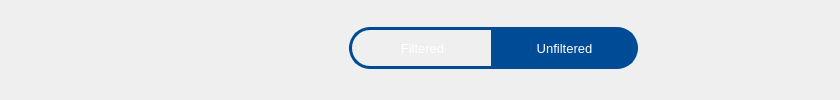
                    <widget class="QWidget" name="unfiltered_graph_result_page">
                     <layout class="QGridLayout" name="gridLayout_48">
                      <item row="0" column="0">
                       <layout class="QGridLayout" name="gridLayout_43">
                        <property name="horizontalSpacing">
                         <number>6</number>
                        </property>
                        <property name="verticalSpacing">
                         <number>0</number>
                        </property>
                        <item row="0" column="2">
                         <widget class="QWidget" name="mode_shifter_widget_in_unfiltered" native="true">
                          <property name="minimumSize">
                           <size>
                            <width>0</width>
                            <height>0</height>
                           </size>
                          </property>
                          <property name="maximumSize">
                           <size>
                            <width>16777215</width>
                            <height>16777215</height>
                           </size>
                          </property>
                          <property name="cursor">
                           <cursorShape>PointingHandCursor</cursorShape>
                          </property>
                          <layout class="QGridLayout" name="gridLayout_51">
                           <item row="0" column="0">
                            <layout class="QHBoxLayout" name="horizontalLayout_28">
                             <item>
                              <spacer name="horizontalSpacer_107">
                               <property name="orientation">
                                <enum>Qt::Horizontal</enum>
                               </property>
                               <property name="sizeType">
                                <enum>QSizePolicy::Expanding</enum>
                               </property>
                               <property name="sizeHint" stdset="0">
                                <size>
                                 <width>40</width>
                                 <height>20</height>
                                </size>
                               </property>
                              </spacer>
                             </item>
                             <item>
                              <widget class="QPushButton" name="night_pushButton_in_unfiltered">
                               <property name="maximumSize">
                                <size>
                                 <width>40</width>
                                 <height>33</height>
                                </size>
                               </property>
                               <property name="cursor">
                                <cursorShape>PointingHandCursor</cursorShape>
                               </property>
                               <property name="styleSheet">
                                <string notr="true">QPushButton{
background-color:transparent;
border-radius:14px;}
QPushButton:hover{
	background-color: rgb(211, 211, 211);
}
</string>
                               </property>
                               <property name="text">
                                <string />
                               </property>
                               <property name="icon">
                                <iconset resource="../Qss/icons/_icons.qrc">
                                 <normaloff>:/custom/icons/custom/moon1.png</normaloff>:/custom/icons/custom/moon1.png</iconset>
                               </property>
                               <property name="iconSize">
                                <size>
                                 <width>29</width>
                                 <height>29</height>
                                </size>
                               </property>
                              </widget>
                             </item>
                             <item>
                              <widget class="QPushButton" name="Theme_toggle_pushButton_in_unfiltered">
                               <property name="maximumSize">
                                <size>
                                 <width>70</width>
                                 <height>40</height>
                                </size>
                               </property>
                               <property name="cursor">
                                <cursorShape>PointingHandCursor</cursorShape>
                               </property>
                               <property name="styleSheet">
                                <string notr="true">QPushButton{
background-color:transparent;
border-radius:15px;}
QPushButton:hover{
	background-color: rgb(211, 211, 211);
}
</string>
                               </property>
                               <property name="text">
                                <string />
                               </property>
                               <property name="icon">
                                <iconset resource="../Qss/icons/_icons.qrc">
                                 <normaloff>:/custom/icons/custom/toggle_off.png</normaloff>:/custom/icons/custom/toggle_off.png</iconset>
                               </property>
                               <property name="iconSize">
                                <size>
                                 <width>60</width>
                                 <height>50</height>
                                </size>
                               </property>
                              </widget>
                             </item>
                             <item>
                              <widget class="QPushButton" name="day_pushButton_in_unfiltered">
                               <property name="maximumSize">
                                <size>
                                 <width>40</width>
                                 <height>33</height>
                                </size>
                               </property>
                               <property name="cursor">
                                <cursorShape>PointingHandCursor</cursorShape>
                               </property>
                               <property name="styleSheet">
                                <string notr="true">QPushButton{
background-color:transparent;
border-radius:16px;}
QPushButton:hover{
	background-color: rgb(211, 211, 211);
}
</string>
                               </property>
                               <property name="text">
                                <string />
                               </property>
                               <property name="icon">
                                <iconset resource="../Qss/icons/_icons.qrc">
                                 <normaloff>:/custom/icons/custom/weather.png</normaloff>:/custom/icons/custom/weather.png</iconset>
                               </property>
                               <property name="iconSize">
                                <size>
                                 <width>32</width>
                                 <height>32</height>
                                </size>
                               </property>
                              </widget>
                             </item>
                            </layout>
                           </item>
                          </layout>
                         </widget>
                        </item>
                        <item row="0" column="0" rowspan="2">
                         <layout class="QVBoxLayout" name="verticalLayout_30">
                          <property name="spacing">
                           <number>0</number>
                          </property>
                          <item>
                           <widget class="QLabel" name="unfiltered_data_result">
                            <property name="sizePolicy">
                             <sizepolicy hsizetype="Preferred" vsizetype="Preferred">
                              <horstretch>0</horstretch>
                              <verstretch>0</verstretch>
                             </sizepolicy>
                            </property>
                            <property name="minimumSize">
                             <size>
                              <width>320</width>
                              <height>0</height>
                             </size>
                            </property>
                            <property name="maximumSize">
                             <size>
                              <width>400</width>
                              <height>547</height>
                             </size>
                            </property>
                            <property name="font">
                             <font>
                              <family>Segoe UI Variable Small Semibol</family>
                              <pointsize>16</pointsize>
                              <weight>75</weight>
                              <bold>true</bold>
                             </font>
                            </property>
                            <property name="styleSheet">
                             <string notr="true">color: white;
border:none;</string>
                            </property>
                            <property name="alignment">
                             <set>Qt::AlignCenter</set>
                            </property>
                           </widget>
                          </item>
                          <item>
                           <widget class="QLabel" name="unfiltered_data_yield_result">
                            <property name="sizePolicy">
                             <sizepolicy hsizetype="Preferred" vsizetype="Preferred">
                              <horstretch>0</horstretch>
                              <verstretch>0</verstretch>
                             </sizepolicy>
                            </property>
                            <property name="minimumSize">
                             <size>
                              <width>300</width>
                              <height>0</height>
                             </size>
                            </property>
                            <property name="maximumSize">
                             <size>
                              <width>400</width>
                              <height>400</height>
                             </size>
                            </property>
                            <property name="font">
                             <font>
                              <family>Segoe UI Variable Small Semibol</family>
                              <pointsize>16</pointsize>
                              <weight>75</weight>
                              <bold>true</bold>
                             </font>
                            </property>
                            <property name="styleSheet">
                             <string notr="true">color: white;
border:none;</string>
                            </property>
                            <property name="alignment">
                             <set>Qt::AlignCenter</set>
                            </property>
                           </widget>
                          </item>
                         </layout>
                        </item>
                        <item row="0" column="1">
                         <widget class="QWidget" name="toggle_widget_in_unfiltered" native="true">
                          <property name="minimumSize">
                           <size>
                            <width>320</width>
                            <height>70</height>
                           </size>
                          </property>
                          <property name="maximumSize">
                           <size>
                            <width>16777215</width>
                            <height>70</height>
                           </size>
                          </property>
                          <widget class="QPushButton" name="filter_toggle_pushButton_in_unfiltered">
                           <property name="geometry">
                            <rect>
                             <x>12</x>
                             <y>16</y>
                             <width>147</width>
                             <height>42</height>
                            </rect>
                           </property>
                           <property name="font">
                            <font>
                             <pointsize>10</pointsize>
                            </font>
                           </property>
                           <property name="cursor">
                            <cursorShape>PointingHandCursor</cursorShape>
                           </property>
                           <property name="styleSheet">
                            <string notr="true">QWidget QPushButton{
  color: white;
 border:3px solid #004B95;
 border-top-left-radius: 21px; /* Top right corner */
 border-bottom-left-radius: 21px; /* Bottom right corner */;
}
QWidget QPushButton:hover{
  background-color: rgb(29, 29, 29);
  color:white;
}
QWidget QPushButton:pressed {
    color:grey ;
}</string>
                           </property>
                           <property name="text">
                            <string>Filtered</string>
                           </property>
                          </widget>
                          <widget class="QPushButton" name="unfilter_toggle_pushButton_in_unfiltered">
                           <property name="geometry">
                            <rect>
                             <x>154</x>
                             <y>16</y>
                             <width>147</width>
                             <height>42</height>
                            </rect>
                           </property>
                           <property name="font">
                            <font>
                             <pointsize>10</pointsize>
                            </font>
                           </property>
                           <property name="cursor">
                            <cursorShape>PointingHandCursor</cursorShape>
                           </property>
                           <property name="styleSheet">
                            <string notr="true">QWidget QPushButton{
background-color: transparent;
color: white;
border:3px solid #004B95;
border-top-right-radius: 21px; /* Top right corner */
border-bottom-right-radius: 21px; /* Bottom right corner */;
background-color: rgb(0, 75, 149);
}
QWidget QPushButton:hover{
 background-color :#005ce6;
 color:white;
}
QWidget QPushButton:pressed {
    color:#005ce6 ;
}</string>
                           </property>
                           <property name="text">
                            <string>Unfiltered</string>
                           </property>
                          </widget>
                         </widget>
                        </item>
                        <item row="1" column="1" colspan="2">
                         <widget class="QWidget" name="unfiltered_graph_result" native="true">
                          <property name="minimumSize">
                           <size>
                            <width>0</width>
                            <height>0</height>
                           </size>
                          </property>
                          <property name="styleSheet">
                           <string notr="true">border:none;</string>
                          </property>
                         </widget>
                        </item>
                       </layout>
                      </item>
                     </layout>
                    </widget>
